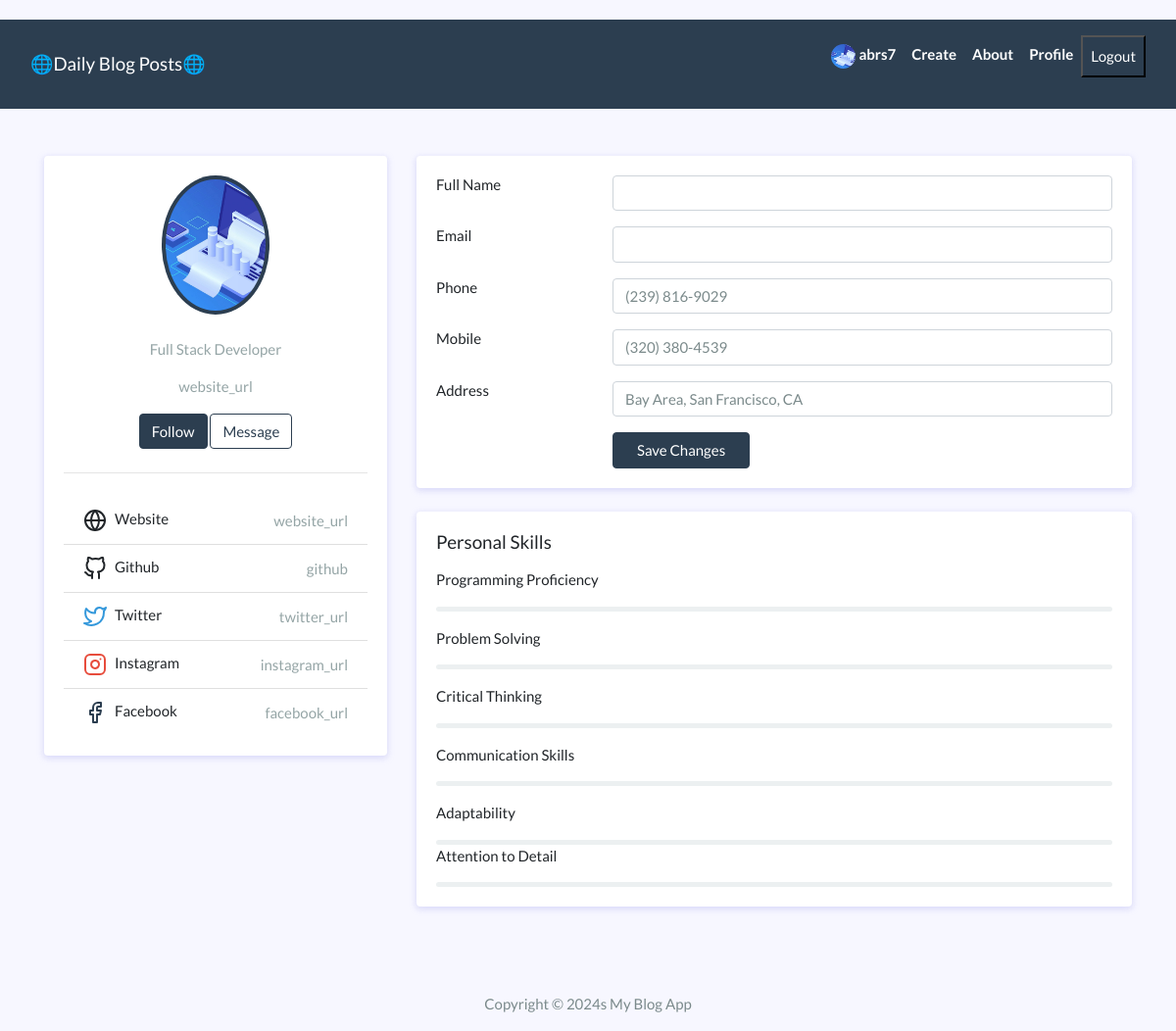
The app's page /app/profile/ (signed in), older data.
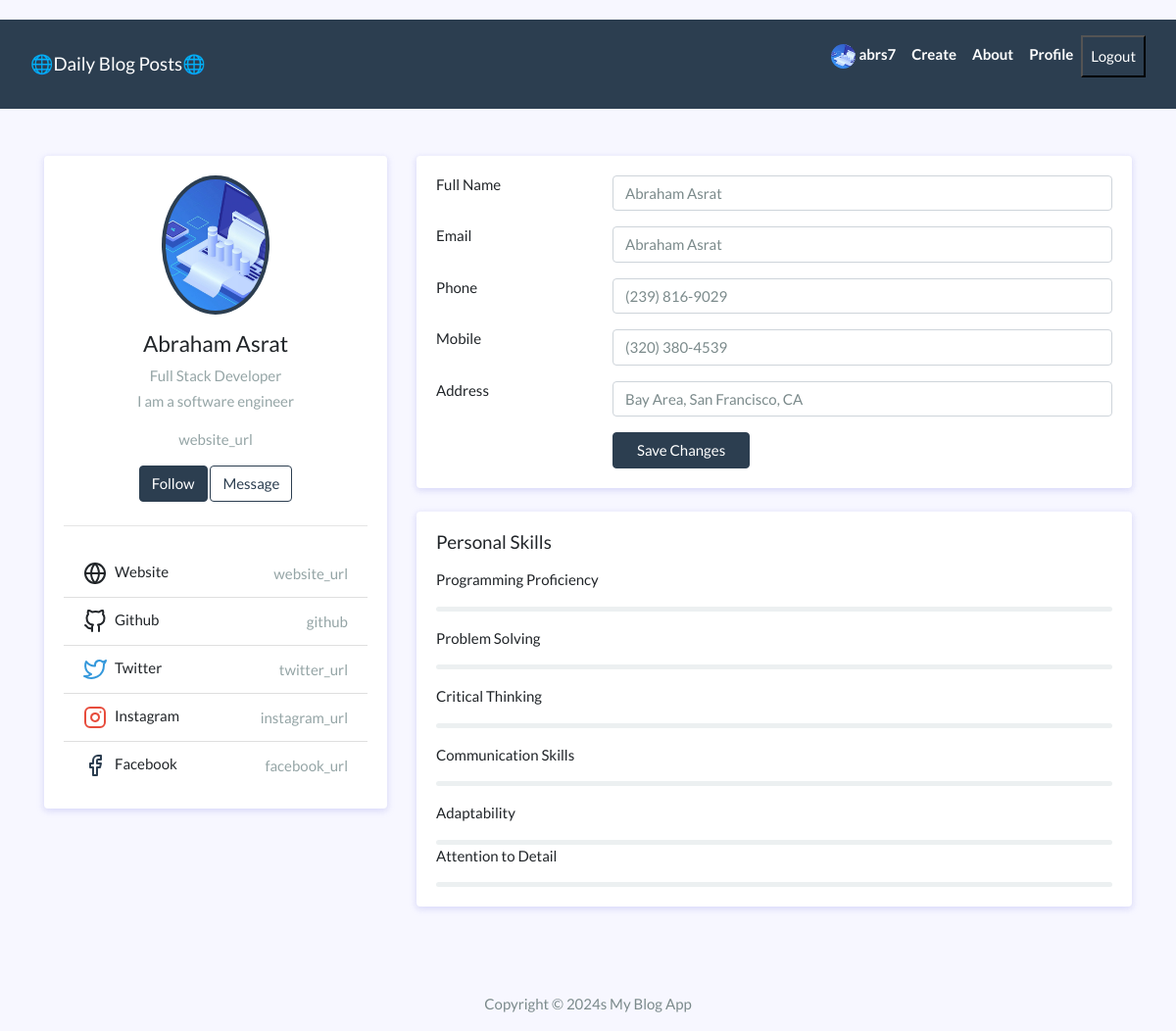
The same page, newer data.
### app/models.py (models this page shows, shortened)
class Profile(models.Model):
    OCCUPATION_CHOICES = [
        ('Web Development', 'Web Development'),
        ('App Development', 'App Development'),
        ('Software Engineering', 'Software Engineering'),
        ('ML Engineer', 'ML Engineer'),
        ('Ethical Hacker', 'Ethical Hacker'),
        ('Blockchain', 'Blockchain'),
        ('Cryptography', 'Cryptography'),
    ]
    user = models.OneToOneField(User, null=True, on_delete=models.CASCADE)
    first_name = models.CharField(max_length=256, blank=False)
    last_name = models.CharField(max_length=256, blank=False)
    profile_pic = models.ImageField(null=True, blank=True,default='images/bg.jpg', upload_to='images/')
    bio = models.TextField()
    linkedin_url = models.URLField(max_length=105, default='')
    location = models.CharField(max_length=30, default='', blank=True)
    birth_date = models.DateField(null=True, default='', blank=True)
    phone = models.IntegerField(null=True,default='', blank=True)  # Allow null values
    github = models.URLField(max_length=256, default='')
    occupation = models.CharField(max_length=256,default='', choices=OCCUPATION_CHOICES)
    website_url = models.URLField(max_length=256, default='')
    instagram_url = models.URLField(max_length=256, default='')
    facebook_url = models.URLField(max_length=256, default='')  # Provide a default value
    twitter_url = models.URLField(max_length=256, default='')
    programming_proficiency = models.PositiveSmallIntegerField(default=0, validators=[MaxValueValidator(100)])
    problem_solving = models.PositiveSmallIntegerField(default=0, validators=[MaxValueValidator(100)])
    critical_thinking = models.PositiveSmallIntegerField(default=0, validators=[MaxValueValidator(100)])
    communication_skills = models.PositiveSmallIntegerField(default=0, validators=[MaxValueValidator(100)])
    adaptability = models.PositiveSmallIntegerField(default=0, validators=[MaxValueValidator(100)])
    attention_to_detail = models.PositiveSmallIntegerField(default=0, validators=[MaxValueValidator(100)])

### app/views.py (the view)
# urls.py: path('profile/', views.view_profile, name='my_profile'),
@login_required
def view_profile(request):
    profile = request.user.profile
    print(profile.profile_pic)
    return render(request, 'view_profile.html', {'profile':profile})

### app/context_processors.py (called while the page is built)
def profile_context_processor(request):
    profile = None
    if request.user.is_authenticated:
        try:
            profile = Profile.objects.get(user=request.user)
        except Profile.DoesNotExist:
            pass
    return {'profile': profile}

### templates/view_profile.html (shortened to what this page needs)
{% extends 'base.html' %}
{% block content %}
<div class="container">
    <div class="main-body">
        <div class="row">
            <div class="col-lg-4">
                <div class="card">
                    <div class="card-body">
                        <div class="d-flex flex-column align-items-center text-center">
                            <img src="{{ profile.profile_pic.url }} " alt="Admin" class="rounded-circle p-1 bg-primary" width="110">
                            <div class="mt-3">
                                <h4>{{ profile.first_name }} {{ profile.last_name }}</h4>
                                <p class="text-secondary mb-1">Full Stack Developer</p>
                                <p class="text-muted font-size-sm">{{ profile.bio }}</p>
                                <p class="text-muted font-size-sm">{{ profile.website_url }}</p>
                                <button class="btn btn-primary">Follow</button>
                                <button class="btn btn-outline-primary">Message</button>
                            </div>
                        </div>
                        <hr class="my-4">
                        <ul class="list-group list-group-flush">
                            <li class="list-group-item d-flex justify-content-between align-items-center flex-wrap">
                                <h6 class="mb-0">Website</h6>
                                <span class="text-secondary">{{profile.website_url}}</span>
                            </li>
                            <li class="list-group-item d-flex justify-content-between align-items-center flex-wrap">
                                <h6 class="mb-0">Github</h6>
                                <span class="text-secondary">{{profile.github}}</span>
                            </li>
                            <li class="list-group-item d-flex justify-content-between align-items-center flex-wrap">
                                <h6 class="mb-0">Twitter</h6>
                               <a href="{{profile.twitter_url}}" target="_blank">  <span class="text-secondary"> {{profile.twitter_url}} </span></a>
                            </li>
                            <li class="list-group-item d-flex justify-content-between align-items-center flex-wrap">
                                <h6 class="mb-0">Instagram</h6>
                                <span class="text-secondary">{{profile.instagram_url}} </span>
                            </li>
                            <li class="list-group-item d-flex justify-content-between align-items-center flex-wrap">
                                <h6 class="mb-0">Facebook</h6>
                                <span class="text-secondary">{{profile.facebook_url}} </span>
                            </li>
                        </ul>
                    </div>
                </div>
            </div>
            <div class="col-lg-8">
                <div class="card">
                    <div class="card-body">
                        <div class="row mb-3">
                            <div class="col-sm-3">
                                <h6 class="mb-0">Full Name</h6>
                            </div>
                            <div class="col-sm-9 text-secondary">
                                <input type="text" class="form-control" value="{{profile.first_name}} {{profile.last_name}}">
                            </div>
                        </div>
                        <div class="row mb-3">
                            <div class="col-sm-3">
                                <h6 class="mb-0">Email</h6>
                            </div>
                            <div class="col-sm-9 text-secondary">
                                <input type="text" class="form-control" value="{{profile.first_name}} {{profile.last_name}}  ">
                            </div>
                        </div>
                        <div class="row mb-3">
                            <div class="col-sm-3">
                                <h6 class="mb-0">Phone</h6>
                            </div>
                            <div class="col-sm-9 text-secondary">
                                <input type="text" class="form-control" value="(239) 816-9029">
                            </div>
                        </div>
                        <div class="row mb-3">
                            <div class="col-sm-3">
                                <h6 class="mb-0">Mobile</h6>
                            </div>
                            <div class="col-sm-9 text-secondary">
                                <input type="text" class="form-control" value="(320) 380-4539">
                            </div>
                        </div>
                        <div class="row mb-3">
                            <div class="col-sm-3">
                                <h6 class="mb-0">Address</h6>
                            </div>
                            <div class="col-sm-9 text-secondary">
                                <input type="text" class="form-control" value="Bay Area, San Francisco, CA">
                            </div>
                        </div>
                        <div class="row">
                            <div class="col-sm-3"></div>
                            <div class="col-sm-9 text-secondary">
                                <input type="button" class="btn btn-primary px-4" value="Save Changes">
                            </div>
                        </div>
                    </div>
                </div>
                <div class="row">
                    <div class="col-sm-12">
                        <div class="card">
                            <div class="card-body">
                                <h5 class="d-flex align-items-center mb-3">Personal Skills</h5>
                                <p>Programming Proficiency</p>
                                <div class="progress mb-3" style="height: 5px">
                                </div>
                                <p>Problem Solving</p>
                                <div class="progress mb-3" style="height: 5px">
                                </div>
                                <p>Critical Thinking</p>
                                <div class="progress mb-3" style="height: 5px">
                                </div>
                                <p>Communication Skills</p>
                                <div class="progress mb-3" style="height: 5px">
                                </div>
                                <p>Adaptability</p>
                                <div class="progress" style="height: 5px">
                                </div>
                                <p>Attention to Detail</p>
                                <div class="progress" style="height: 5px">
                                </div>
                            </div>
                        </div>
                    </div>
                </div>
            </div>
        </div>
    </div>
</div>
{% endblock content %}

### templates/base.html (shortened to what this page needs)
<!DOCTYPE html>
<html>
  {% load static %}
<head>
  <link rel="stylesheet" href="https://stackpath.bootstrapcdn.com/bootswatch/4.5.2/flatly/bootstrap.min.css">
  <link rel="stylesheet" href="https://cdnjs.cloudflare.com/ajax/libs/font-awesome/5.15.4/css/all.min.css">
</head>
<body>
  <nav class="navbar navbar-expand-lg navbar-dark bg-primary" id="mainNav">
    <div class="container-fluid">
      <a class="navbar-brand" href="{% url 'post_list' %}">🌐Daily Blog Posts🌐</a>
      <div class="collapse navbar-collapse" id="navbarResponsive">
        <ul class="navbar-nav ml-auto">
          {% if request.user.is_authenticated %}
          <li class="nav-item text-black">
         <a href="{% url 'edit_profile' %}">     <p class="nav-link text-black font-weight-bold" >
              <img class="rounded-circle  " src='{{ profile.profile_pic.url}}' width="25" height="25">
           {{request.user.username}}</p>
         </a>
        </li>
          <li class="nav-item text-black">
            <a class="nav-link text-black font-weight-bold" href="{% url 'create_post' %}">Create</a>
          </li>
          {% else %}
          <li class="nav-item text-black">
            <a class="nav-link text-black font-weight-bold" href="{% url 'log_in' %}">Login/Register</a>
          </li>
          {% endif %}
          <li class="nav-item text-black">
            <a class="nav-link text-black font-weight-bold" href="#">About</a>
          </li>
          <li class="nav-item text-black">
            <a class="nav-link text-black font-weight-bold" href="{% url 'my_profile' %}">Profile</a>
          </li>
          {% if request.user.is_authenticated %}
          </div>
          <form action="{% url 'logout' %}" method="post">
            <button class="mb-3 px-2 py-2 bg-primary text-white" type="submit">Logout</button>
          </form>
          {% endif %}
      </div>
  </nav>
  <div class="my-5 ">
  {% block content %}{% endblock content %}
</div>
  <footer class="py-3 bg-grey">
    <p class="m-0 text-dark text-center ">Copyright &copy; 2024s My Blog App </p>
  </footer>
</body>
</html>

### templates/view_profile.html (style rules this page uses)
body { background: #f7f7ff; margin-top:20px; }
.card { position: relative; display: flex; flex-direction: column; min-width: 0; word-wrap: break-word; background-color: #fff; background-clip: border-box; border: 0 solid transparent; border-radius: .25rem; margin-bottom: 1.5rem; box-shadow: 0 2px 6px 0 rgb(218 218 253 / 65%), 0 2px 6px 0 rgb(206 206 238 / 54%); }
.me-2 { margin-right: .5rem!important; }

Row changes from the older to the newer data that the page shows:
changed Profile "website_url": first_name (not shown) → "Abraham"; last_name (not shown) → "Asrat"; bio (not shown) → "I am a software engineer"; first_name (not shown) → "Abraham Asrat"
